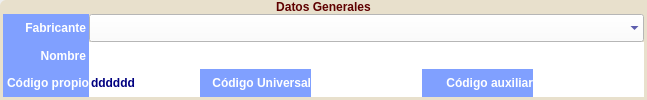
             <widget class="QFrame" name="generalFRLY">
              <property name="sizePolicy">
               <sizepolicy hsizetype="Preferred" vsizetype="Preferred">
                <horstretch>3</horstretch>
                <verstretch>7</verstretch>
               </sizepolicy>
              </property>
              <layout class="QVBoxLayout" name="verticalLayout_9">
               <property name="spacing">
                <number>0</number>
               </property>
               <property name="margin">
                <number>0</number>
               </property>
               <item>
                <widget class="QLabel" name="laGenerales">
                 <property name="sizePolicy">
                  <sizepolicy hsizetype="Preferred" vsizetype="Preferred">
                   <horstretch>0</horstretch>
                   <verstretch>1</verstretch>
                  </sizepolicy>
                 </property>
                 <property name="font">
                  <font>
                   <weight>75</weight>
                   <bold>true</bold>
                  </font>
                 </property>
                 <property name="styleSheet">
                  <string notr="true">color:#5F0000; background-color:#E8E0CC; border-top-left-radius:6;</string>
                 </property>
                 <property name="text">
                  <string>Datos Generales</string>
                 </property>
                 <property name="alignment">
                  <set>Qt::AlignCenter</set>
                 </property>
                 <property name="margin">
                  <number>3</number>
                 </property>
                </widget>
               </item>
               <item>
                <widget class="QFrame" name="generalFR">
                 <property name="sizePolicy">
                  <sizepolicy hsizetype="Preferred" vsizetype="Preferred">
                   <horstretch>0</horstretch>
                   <verstretch>6</verstretch>
                  </sizepolicy>
                 </property>
                 <property name="styleSheet">
                  <string notr="true">#generalFR{color:#5F0000; background-color:#E8E0CC;}</string>
                 </property>
                 <layout class="QGridLayout" name="generalLY">
                  <property name="leftMargin">
                   <number>3</number>
                  </property>
                  <property name="topMargin">
                   <number>0</number>
                  </property>
                  <property name="rightMargin">
                   <number>3</number>
                  </property>
                  <property name="bottomMargin">
                   <number>3</number>
                  </property>
                  <property name="spacing">
                   <number>0</number>
                  </property>
                  <item row="0" column="0">
                   <widget class="QLabel" name="originLA">
                    <property name="sizePolicy">
                     <sizepolicy hsizetype="Preferred" vsizetype="Preferred">
                      <horstretch>0</horstretch>
                      <verstretch>2</verstretch>
                     </sizepolicy>
                    </property>
                    <property name="font">
                     <font>
                      <weight>75</weight>
                      <bold>true</bold>
                     </font>
                    </property>
                    <property name="styleSheet">
                     <string notr="true">color:#FFFFFF;background-color:#80A0FF;</string>
                    </property>
                    <property name="text">
                     <string>Fabricante</string>
                    </property>
                    <property name="alignment">
                     <set>Qt::AlignRight|Qt::AlignTrailing|Qt::AlignVCenter</set>
                    </property>
                    <property name="indent">
                     <number>3</number>
                    </property>
                   </widget>
                  </item>
                  <item row="0" column="1" colspan="5">
                   <widget class="CDComboBox" name="originCB">
                    <property name="sizePolicy">
                     <sizepolicy hsizetype="Preferred" vsizetype="Preferred">
                      <horstretch>10</horstretch>
                      <verstretch>2</verstretch>
                     </sizepolicy>
                    </property>
                    <property name="font">
                     <font>
                      <weight>75</weight>
                      <bold>true</bold>
                     </font>
                    </property>
                    <property name="styleSheet">
                     <string notr="true">color:#000080; background-color:#FFFFFF;</string>
                    </property>
                    <property name="sizeAdjustPolicy">
                     <enum>QComboBox::AdjustToMinimumContentsLength</enum>
                    </property>
                    <property name="frame">
                     <bool>false</bool>
                    </property>
                   </widget>
                  </item>
                  <item row="1" column="0">
                   <widget class="QLabel" name="nameLA">
                    <property name="sizePolicy">
                     <sizepolicy hsizetype="Preferred" vsizetype="Preferred">
                      <horstretch>0</horstretch>
                      <verstretch>2</verstretch>
                     </sizepolicy>
                    </property>
                    <property name="font">
                     <font>
                      <weight>75</weight>
                      <bold>true</bold>
                     </font>
                    </property>
                    <property name="styleSheet">
                     <string notr="true">color:#FFFFFF;background-color:#80A0FF;</string>
                    </property>
                    <property name="text">
                     <string> Nombre</string>
                    </property>
                    <property name="alignment">
                     <set>Qt::AlignRight|Qt::AlignTrailing|Qt::AlignVCenter</set>
                    </property>
                    <property name="indent">
                     <number>3</number>
                    </property>
                   </widget>
                  </item>
                  <item row="1" column="1" colspan="5">
                   <widget class="CDLineEdit" name="edNombre">
                    <property name="sizePolicy">
                     <sizepolicy hsizetype="Preferred" vsizetype="Preferred">
                      <horstretch>10</horstretch>
                      <verstretch>2</verstretch>
                     </sizepolicy>
                    </property>
                    <property name="font">
                     <font>
                      <weight>75</weight>
                      <bold>true</bold>
                     </font>
                    </property>
                    <property name="styleSheet">
                     <string notr="true">background-color:#FFFFFF;</string>
                    </property>
                    <property name="frame">
                     <bool>false</bool>
                    </property>
                   </widget>
                  </item>
                  <item row="2" column="1">
                   <widget class="CDLineEdit" name="edCodigo">
                    <property name="sizePolicy">
                     <sizepolicy hsizetype="Expanding" vsizetype="Preferred">
                      <horstretch>0</horstretch>
                      <verstretch>2</verstretch>
                     </sizepolicy>
                    </property>
                    <property name="font">
                     <font>
                      <weight>75</weight>
                      <bold>true</bold>
                     </font>
                    </property>
                    <property name="styleSheet">
                     <string notr="true">color:#000080; background-color:#FFFFFF;</string>
                    </property>
                    <property name="text">
                     <string>dddddd</string>
                    </property>
                    <property name="frame">
                     <bool>false</bool>
                    </property>
                   </widget>
                  </item>
                  <item row="2" column="0">
                   <widget class="QLabel" name="laCodigo">
                    <property name="sizePolicy">
                     <sizepolicy hsizetype="Preferred" vsizetype="Preferred">
                      <horstretch>0</horstretch>
                      <verstretch>2</verstretch>
                     </sizepolicy>
                    </property>
                    <property name="font">
                     <font>
                      <weight>75</weight>
                      <bold>true</bold>
                     </font>
                    </property>
                    <property name="styleSheet">
                     <string notr="true">color:#FFFFFF;background-color:#80A0FF;</string>
                    </property>
                    <property name="text">
                     <string> Código propio</string>
                    </property>
                    <property name="alignment">
                     <set>Qt::AlignRight|Qt::AlignTrailing|Qt::AlignVCenter</set>
                    </property>
                    <property name="margin">
                     <number>4</number>
                    </property>
                    <property name="indent">
                     <number>0</number>
                    </property>
                   </widget>
                  </item>
                  <item row="2" column="2">
                   <widget class="QLabel" name="upcLA">
                    <property name="font">
                     <font>
                      <weight>75</weight>
                      <bold>true</bold>
                     </font>
                    </property>
                    <property name="styleSheet">
                     <string notr="true">color:#FFFFFF;background-color:#80A0FF;</string>
                    </property>
                    <property name="text">
                     <string>Código Universal</string>
                    </property>
                    <property name="alignment">
                     <set>Qt::AlignRight|Qt::AlignTrailing|Qt::AlignVCenter</set>
                    </property>
                    <property name="margin">
                     <number>4</number>
                    </property>
                    <property name="indent">
                     <number>0</number>
                    </property>
                   </widget>
                  </item>
                  <item row="2" column="3">
                   <widget class="CDLineEdit" name="upcED">
                    <property name="sizePolicy">
                     <sizepolicy hsizetype="Expanding" vsizetype="Preferred">
                      <horstretch>0</horstretch>
                      <verstretch>2</verstretch>
                     </sizepolicy>
                    </property>
                    <property name="font">
                     <font>
                      <weight>75</weight>
                      <bold>true</bold>
                     </font>
                    </property>
                    <property name="styleSheet">
                     <string notr="true">color:#000080; background-color:#FFFFFF;</string>
                    </property>
                    <property name="frame">
                     <bool>false</bool>
                    </property>
                   </widget>
                  </item>
                  <item row="2" column="4">
                   <widget class="QLabel" name="laCodigo2">
                    <property name="font">
                     <font>
                      <weight>75</weight>
                      <bold>true</bold>
                     </font>
                    </property>
                    <property name="styleSheet">
                     <string notr="true">color:#FFFFFF;background-color:#80A0FF;</string>
                    </property>
                    <property name="text">
                     <string>Código auxiliar</string>
                    </property>
                    <property name="alignment">
                     <set>Qt::AlignRight|Qt::AlignTrailing|Qt::AlignVCenter</set>
                    </property>
                    <property name="margin">
                     <number>4</number>
                    </property>
                    <property name="indent">
                     <number>0</number>
                    </property>
                   </widget>
                  </item>
                  <item row="2" column="5">
                   <widget class="CDLineEdit" name="edCodigo2">
                    <property name="sizePolicy">
                     <sizepolicy hsizetype="Expanding" vsizetype="Preferred">
                      <horstretch>0</horstretch>
                      <verstretch>2</verstretch>
                     </sizepolicy>
                    </property>
                    <property name="font">
                     <font>
                      <weight>75</weight>
                      <bold>true</bold>
                     </font>
                    </property>
                    <property name="styleSheet">
                     <string notr="true">color:#000080; background-color:#FFFFFF;</string>
                    </property>
                    <property name="frame">
                     <bool>false</bool>
                    </property>
                   </widget>
                  </item>
                 </layout>
                </widget>
               </item>
              </layout>
             </widget>
